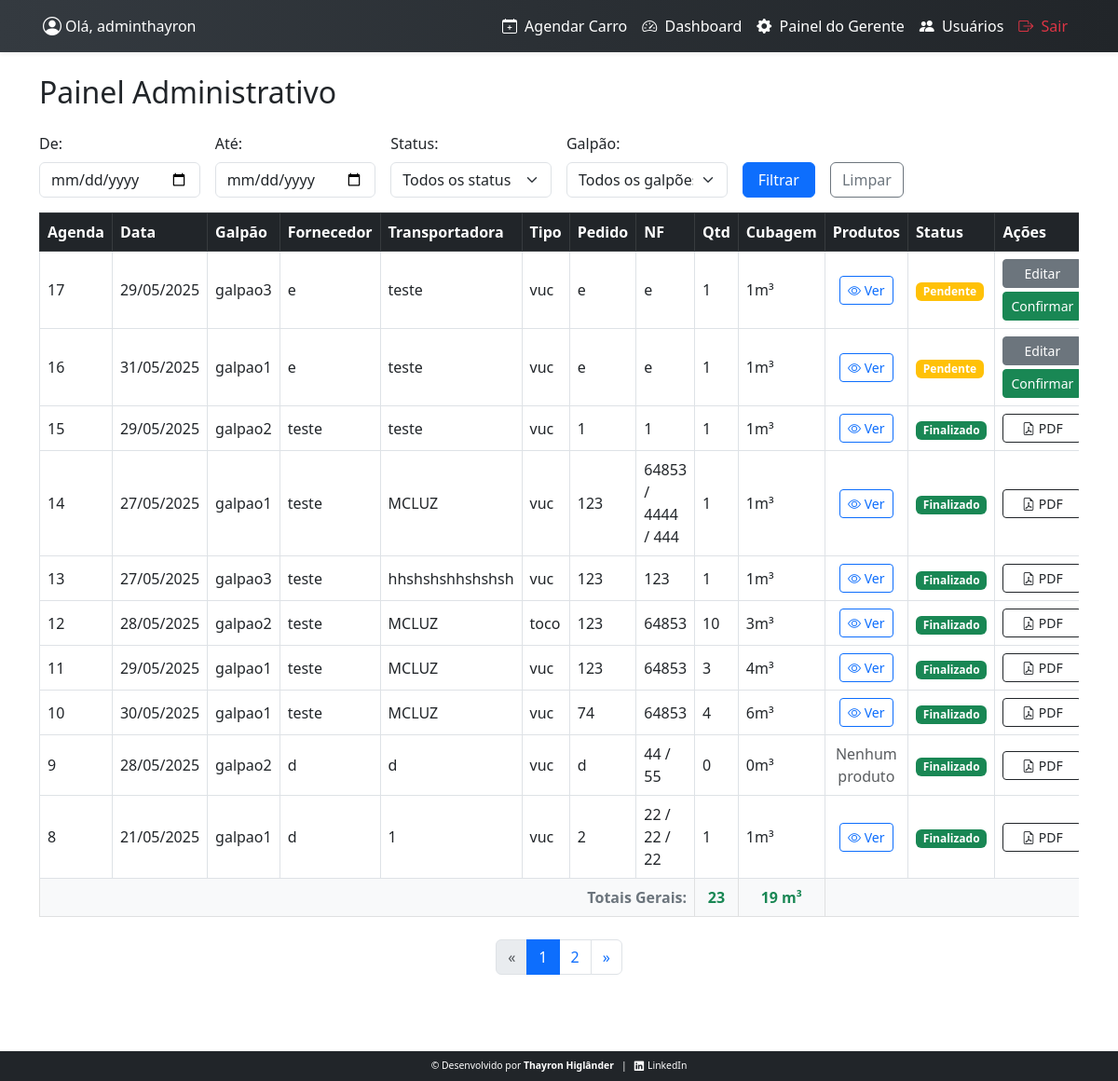
The page /painel-gerente/ (signed in) on the database as committed earlier.
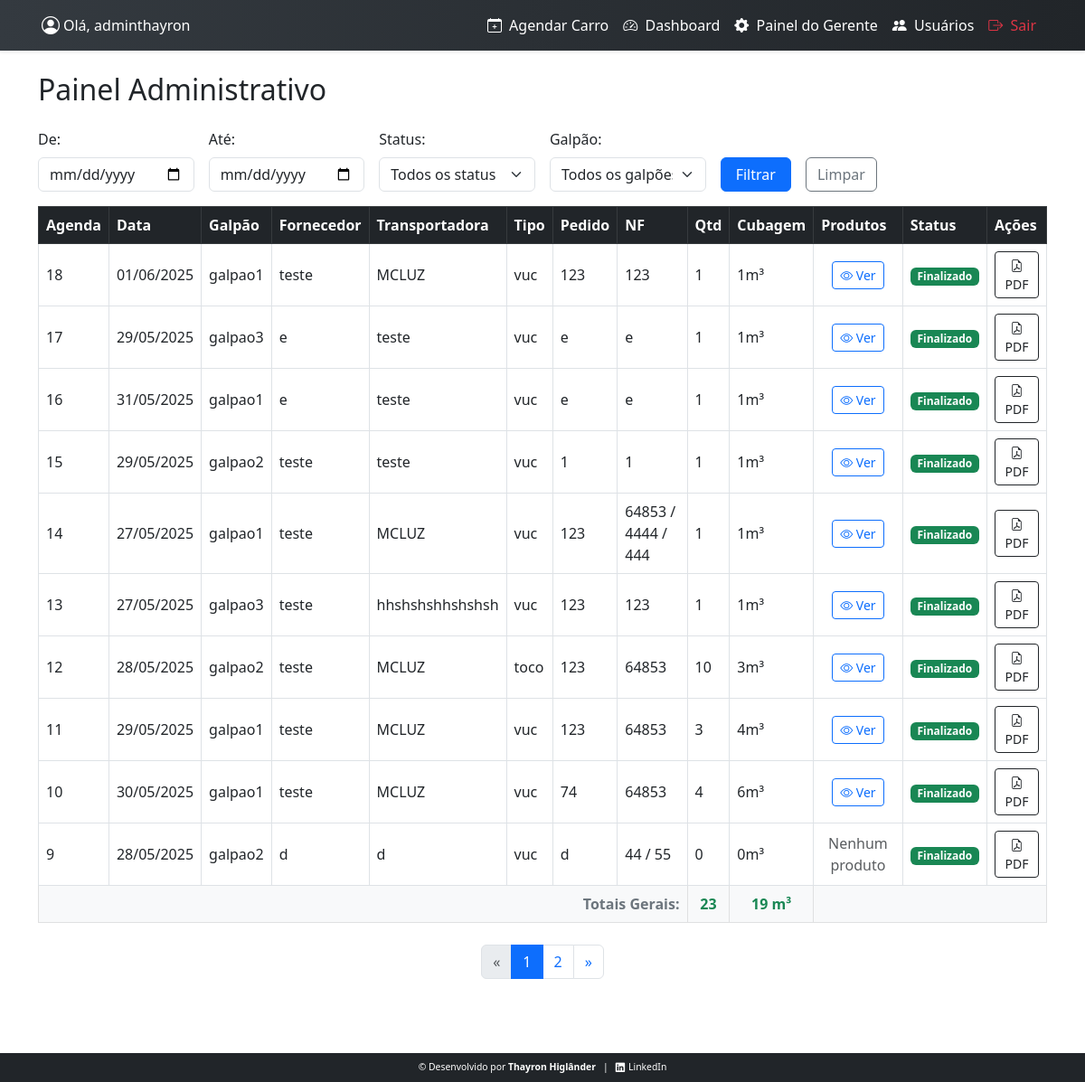
The same page on the database as committed later.
### usuarios/models.py (models this page shows)
class CustomUser(AbstractUser):
    is_gerente = models.BooleanField(default=False)

### agendamentos/models.py (models this page shows, shortened)
class Agendamento(models.Model):
    usuario = models.ForeignKey(settings.AUTH_USER_MODEL, on_delete=models.CASCADE)
    data_hora = models.DateTimeField()
    cnpj = models.CharField(max_length=18)
    fornecedor = models.CharField(max_length=100)
    email = models.EmailField(max_length=500)
    transportadora = models.CharField(max_length=100)
    nota_fiscal = models.CharField(max_length=100)
    pedido = models.CharField(max_length=100,null=True,blank=True)
    GALPAO_CHOICES = [
        ('galpao1', 'galpão1'),
        ('galpao2', 'galpão2'),
        ('galpao3', 'galpão3'),
        ('galpao4', 'galpão4'),
    ]
    galpao = models.CharField("Galpão", max_length=20,choices=GALPAO_CHOICES,null=True,blank=True)
    TIPO_CARRO_CHOICES = [
        ('vuc', 'VUC'),
        ('toco', 'Toco'),
        ('truck', 'Truck'),
        ('carreta', 'Carreta'),
    ]
    tipo_carro = models.CharField("Tipo", max_length=20,choices=TIPO_CARRO_CHOICES,)
    STATUS_CHOICES = [
        ('pendente', 'Pendente'),
        ('confirmado', 'Confirmado'),
        ('cancelado', 'Cancelado'),
        ('finalizado', 'Finalizado'),
        ('atrasado', 'Atrasado'),
    ]
    status = models.CharField(max_length=20, choices=STATUS_CHOICES, default='pendente')
    criado_em = models.DateTimeField(auto_now_add=True)
    def cubagem_total(self):
        return self.itens.aggregate(total=Sum('cubagem'))['total'] or 0
    def quantidade_total(self):
        return self.itens.aggregate(total=Sum('quantidade'))['total'] or 0

### agendamentos/views.py (the view)
# urls.py: path('painel-gerente/', views.painel_gerente, name='painel_gerente'),
@login_required
@user_passes_test(is_gerente)
def painel_gerente(request):
    agora = timezone.now()
    hoje = agora.date()
    Agendamento.objects.filter(
        status='confirmado',
        data_hora__date__lt=hoje
    ).update(status='atrasado')
    data_inicial = request.GET.get('data_inicial')
    data_final = request.GET.get('data_final')
    status = request.GET.get('status')
    mercadoria = request.GET.get('mercadoria')
    galpao = request.GET.get('galpao')
    agendamentos = Agendamento.objects.all()
    if data_inicial:
        try:
            data_inicial_date = datetime.strptime(data_inicial, '%Y-%m-%d').date()
            agendamentos = agendamentos.filter(data_hora__date__gte=data_inicial_date)
        except ValueError:
            data_inicial = ''
    if data_final:
        try:
            data_final_date = datetime.strptime(data_final, '%Y-%m-%d').date()
            agendamentos = agendamentos.filter(data_hora__date__lte=data_final_date)
        except ValueError:
            data_final = ''
    if status:
        agendamentos = agendamentos.filter(status=status)
    if mercadoria:
        agendamentos = agendamentos.filter(itens__mercadoria__icontains=mercadoria).distinct()
    if galpao:
        agendamentos = agendamentos.filter(galpao__icontains=galpao)
    agendamentos = agendamentos.order_by('-id')
    paginator = Paginator(agendamentos, 10)
    page_number = request.GET.get('page')
    page_obj = paginator.get_page(page_number)
    itens_filtrados = AgendamentoProduto.objects.filter(agendamento__in=page_obj.object_list)
    soma_quantidade = itens_filtrados.aggregate(Sum('quantidade'))['quantidade__sum'] or 0
    soma_cubagem = itens_filtrados.aggregate(Sum('cubagem'))['cubagem__sum'] or 0
    context = {
        'page_obj': page_obj,
        'data_inicial': data_inicial,
        'data_final': data_final,
        'mercadoria': mercadoria,
        'status': status,
        'galpao': galpao,
        'status_choices': Agendamento.STATUS_CHOICES,
        'galpao_choices': Agendamento.GALPAO_CHOICES,
        'soma_quantidade': soma_quantidade,
        'soma_cubagem': soma_cubagem,
    }
    return render(request, 'agendamento/painel_gerente.html', context)

### agendamentos/views.py (called while the page is built)
def is_gerente(user):
    return user.is_authenticated and user.is_gerente

### templates/agendamento/painel_gerente.html (shortened to what this page needs)
{% extends 'base.html' %}
{% block content %}
<h2 class="mb-4">Painel Administrativo</h2>
<form method="get" class="row g-3 mb-3">
   <div class="col-6 col-md-2">
        <label for="data_inicial" class="form-label">De:</label>
        <input type="date" id="data_inicial" name="data_inicial" class="form-control"
            value="{{ data_inicial|default:'' }}">
    </div>
    <div class="col-6 col-md-2">
        <label for="data_final" class="form-label">Até:</label>
        <input type="date" id="data_final" name="data_final" class="form-control"
            value="{{ data_final|default:'' }}">
    </div>
    <div class="col-12 col-md-2">
        <label for="status" class="form-label">Status:</label>
        <select name="status" id="status" class="form-select">
            <option value="" {% if not status %}selected{% endif %}>Todos os status</option>
        </select>
    </div>
    <div class="col-12 col-md-2">
        <label for="galpao" class="form-label">Galpão:</label>
        <select name="galpao" id="galpao" class="form-select">
            <option value="" {% if not galpao %}selected{% endif %}>Todos os galpões</option>
        </select>
    </div>
    <div class="col-6 col-md-1 d-grid align-self-end">
        <button type="submit" class="btn btn-primary w-100">Filtrar</button>
    </div>
    <div class="col-6 col-md-1 d-grid align-self-end">
        <a href="{% url 'painel_gerente' %}" class="btn btn-outline-secondary w-100">Limpar</a>
    </div>
</form>
<div class="table-responsive">
    <table class="table table-bordered table-hover align-middle mb-4">
        <thead class="table-dark">
            <tr>
                <th>Agenda</th>
                <th>Data</th>
                <th>Galpão</th>
                <th>Fornecedor</th>
                <th>Transportadora</th>
                <th>Tipo</th>
                <th>Pedido</th>
                <th>NF</th>
                <th>Qtd</th>
                <th>Cubagem</th>
                <th>Produtos</th>
                <th>Status</th>
                <th>Ações</th>
            </tr>
        </thead>
        <tbody>
            {% for ag in page_obj %}
                <tr>
                    <td>{{ ag.id }}</td>
                    <td>{{ ag.data_hora|date:"d/m/Y" }}</td>
                    <td>{{ ag.galpao }}</td>
                    <td>{{ ag.fornecedor }}</td>
                    <td>{{ ag.transportadora }}</td>
                    <td>{{ ag.tipo_carro }}</td>
                    <td>{{ ag.pedido }}</td>
                    <td>{{ ag.nota_fiscal }}</td>
                    <td>{{ ag.quantidade_total|floatformat:"-2" }}</td>
                    <td>{{ ag.cubagem_total|floatformat:"-2" }}m³</td>
                    <td class="text-center">
                        {% if ag.itens.exists %}
                            <button type="button" class="btn btn-outline-primary btn-sm" data-bs-toggle="modal" data-bs-target="#produtosModal{{ ag.id }}">
                                <i class="bi bi-eye"></i> Ver
                            </button>
                        {% else %}
                            <span class="text-muted">Nenhum produto</span>
                        {% endif %}
                    </td>
                    <td>
                        {% if ag.status == 'pendente' %}
                            <span class="badge bg-warning">Pendente</span>
                        {% elif ag.status == 'confirmado' %}
                            <span class="badge bg-info">Confirmado</span>
                        {% elif ag.status == 'cancelado' %}
                            <span class="badge bg-danger">Cancelado</span>
                        {% elif ag.status == 'finalizado' %}
                            <span class="badge bg-success">Finalizado</span>
                        {% elif ag.status == 'atrasado' %}
                            <span class="badge bg-dark">Atrasado</span>
                        {% endif %}
                    </td>
                    <td>
                        {% if ag.status == 'pendente'%}
                            <a href="{% url 'agendamento_editar' ag.pk %}" class="btn btn-secondary btn-sm mb-1 w-100">Editar</a>
                            <a href="{% url 'confirmar_agendamento' ag.id %}" class="btn btn-success btn-sm w-100">Confirmar</a>
                        {% elif ag.status == 'confirmado'  or ag.status == 'atrasado'%}
                            <a href="{% url 'agendamento_editar' ag.pk %}" class="btn btn-secondary btn-sm mb-1 w-100">Editar</a>
                            <a href="{% url 'finalizar_agendamento' ag.id %}" class="btn btn-primary btn-sm w-100">Finalizar</a>
                        {% else %}
                            <a href="{% url 'baixar_agendamento_pdf' ag.id %}" class="btn btn-outline-dark btn-sm w-100" target="_blank">
                                <i class="bi bi-file-earmark-pdf"></i> PDF
                            </a>
                        {% endif %}
                    </td>
                </tr>
            {% empty %}
                <tr>
                    <td colspan="13" class="text-center">Nenhum agendamento encontrado.</td>
                </tr>
            {% endfor %}
        </tbody>
        <tfoot class="table-light">
            <tr>
                <td colspan="8" class="text-end fw-bold text-secondary">Totais Gerais:</td>
                <td class="fw-bold text-success text-center">
                    {{ soma_quantidade|floatformat:"-2" }}
                </td>
                <td class="fw-bold text-success text-center">
                    {{ soma_cubagem|floatformat:"-2" }} m³
                </td>
                <td colspan="3"></td>
            </tr>
        </tfoot>
    </table>
</div>
{% include 'paginacao.html' %}
{% endblock %}

### templates/base.html (shortened to what this page needs)
{% load static %}
<!DOCTYPE html>
<html lang="pt-br">
<head>
    <link rel="stylesheet" href="{% static 'css/styles.css' %}" />
    <link
        rel="stylesheet"
        href="https://cdn.jsdelivr.net/npm/bootstrap@5.3.0/dist/css/bootstrap.min.css"
    />
    <link
        rel="stylesheet"
        href="https://cdn.jsdelivr.net/npm/bootstrap-icons@1.10.5/font/bootstrap-icons.css"
    />
</head>
<body>
<nav class="navbar navbar-expand-lg shadow-sm">
    <div class="container position-relative">
        {% if user.is_authenticated %}
            <div class="navbar-user-left d-none d-sm-flex align-items-center position-absolute start-0 ps-3" style="top: 50%; transform: translateY(-50%); z-index: 1000;">
                <i class="bi bi-person-circle fs-5 text-white me-1"></i>
                <span class="text-white">Olá, {{ request.user }}</span>
            </div>
        {% endif %}
        <div class="collapse navbar-collapse" id="navbarNav">
            <ul class="navbar-nav ms-auto align-items-center">
                {% if user.is_authenticated %}
                    <li class="nav-item">
                        <a class="nav-link" href="{% url 'agendamento_criar' %}">
                            <i class="bi bi-calendar-plus me-1"></i> Agendar Carro
                        </a>
                    </li>
                    {% if user.is_gerente %}
                        <li class="nav-item">
                            <a class="nav-link" href="{% url 'painel_dashboard' %}">
                                <i class="bi bi-speedometer2 me-1"></i> Dashboard
                            </a>
                        </li>
                        <li class="nav-item">
                            <a class="nav-link" href="{% url 'painel_gerente' %}">
                                <i class="bi bi-gear-fill me-1"></i> Painel do Gerente
                            </a>
                        </li>
                        <li class="nav-item">
                            <a class="nav-link" href="{% url 'listar_usuarios' %}">
                                <i class="bi bi-people-fill me-1"></i> Usuários
                            </a>
                        </li>
                    {% endif %}
                    <li class="nav-item">
                        <a class="nav-link text-danger" href="{% url 'logout' %}">
                            <i class="bi bi-box-arrow-right me-1"></i> Sair
                        </a>
                    </li>
                {% else %}
                    <li class="nav-item">
                        <a class="nav-link" href="{% url 'login' %}">
                            <i class="bi bi-box-arrow-in-right me-1"></i> Entrar
                        </a>
                    </li>
                {% endif %}
            </ul>
        </div>
    </div>
</nav>
<main class="container my-4">
    {% block content %}{% endblock %}
</main>
<footer class="fixed-bottom py-2 bg-dark text-white">
    <div class="container d-flex justify-content-center align-items-center gap-2 flex-wrap">
        <span>© Desenvolvido por <strong>Thayron Higlânder</strong></span>
        <span class="text-white">|</span>
        <a href="https://www.linkedin.com/in/thayron-higlander" target="_blank" class="text-white text-decoration-none d-flex align-items-center">
            <i class="bi bi-linkedin me-1"></i> LinkedIn
        </a>
    </div>
</footer>
</body>
</html>

### templates/paginacao.html
<nav aria-label="Page navigation example">
    {% if page_obj.has_other_pages %}
      <ul class="pagination justify-content-center">
        {% if page_obj.has_previous %}
          <li class="page-item">
            <a class="page-link" href="?page={{ page_obj.previous_page_number }}">&laquo;</a>
          </li>
        {% else %}
          <li class="page-item disabled">
            <span class="page-link">&laquo;</span>
          </li>
        {% endif %}
        {% for num in page_obj.paginator.page_range %}
          {% if page_obj.number == num %}
            <li class="page-item active">
              <span class="page-link">{{ num }}</span>
            </li>
          {% elif num >= page_obj.number|add:"-2" and num <= page_obj.number|add:"2" %}
            <li class="page-item">
              <a class="page-link" href="?page={{ num }}">{{ num }}</a>
            </li>
          {% endif %}
        {% endfor %}
        {% if page_obj.has_next %}
          <li class="page-item">
            <a class="page-link" href="?page={{ page_obj.next_page_number }}">&raquo;</a>
          </li>
        {% else %}
          <li class="page-item disabled">
            <span class="page-link">&raquo;</span>
          </li>
        {% endif %}
      </ul>
    {% endif %}
  </nav>

### staticfiles/css/styles.css (style rules this page uses)
body { padding-bottom: 90px; background-color: #f8f9fa; }
.navbar { background: linear-gradient(to right, #343a40, #212529); min-height: 56px; position: relative; padding-top: 0.3rem; padding-bottom: 0.3rem; overflow: visible; }
.navbar-brand, .nav-link, .navbar-text { font-weight: 500; color: white !important; }
.navbar .container { display: flex; align-items: center; justify-content: space-between; padding-left: 1rem; padding-right: 1rem; position: relative; }
footer { background-color: #212529; font-size: 0.65rem; color: #f8f9fa; width: 100%; position: fixed; bottom: 0; left: 0; padding: 0.3rem 0.8rem; white-space: nowrap; overflow-x: auto; }
footer a { color: #f8f9fa; text-decoration: none; }

Rows that differ between the two databases and show on the page:
no longer on this page (row unchanged): Agendamento: id "8", data_hora "21/05/2025", galpao "galpao1", fornecedor "d", transportadora "1", tipo_carro "vuc", pedido "2", nota_fiscal "22 / 22 / 22", quantidade_total "1", cubagem_total "1", status "Finalizado"
added Agendamento: id "18", data_hora "01/06/2025", galpao "galpao1", fornecedor "teste", transportadora "MCLUZ", tipo_carro "vuc", pedido "123", nota_fiscal "123", quantidade_total "1", cubagem_total "1", status "Finalizado"
changed Agendamento id 17: status "Pendente Editar Confirmar" → "Finalizado PDF"
changed Agendamento id 16: status "Pendente Editar Confirmar" → "Finalizado PDF"
